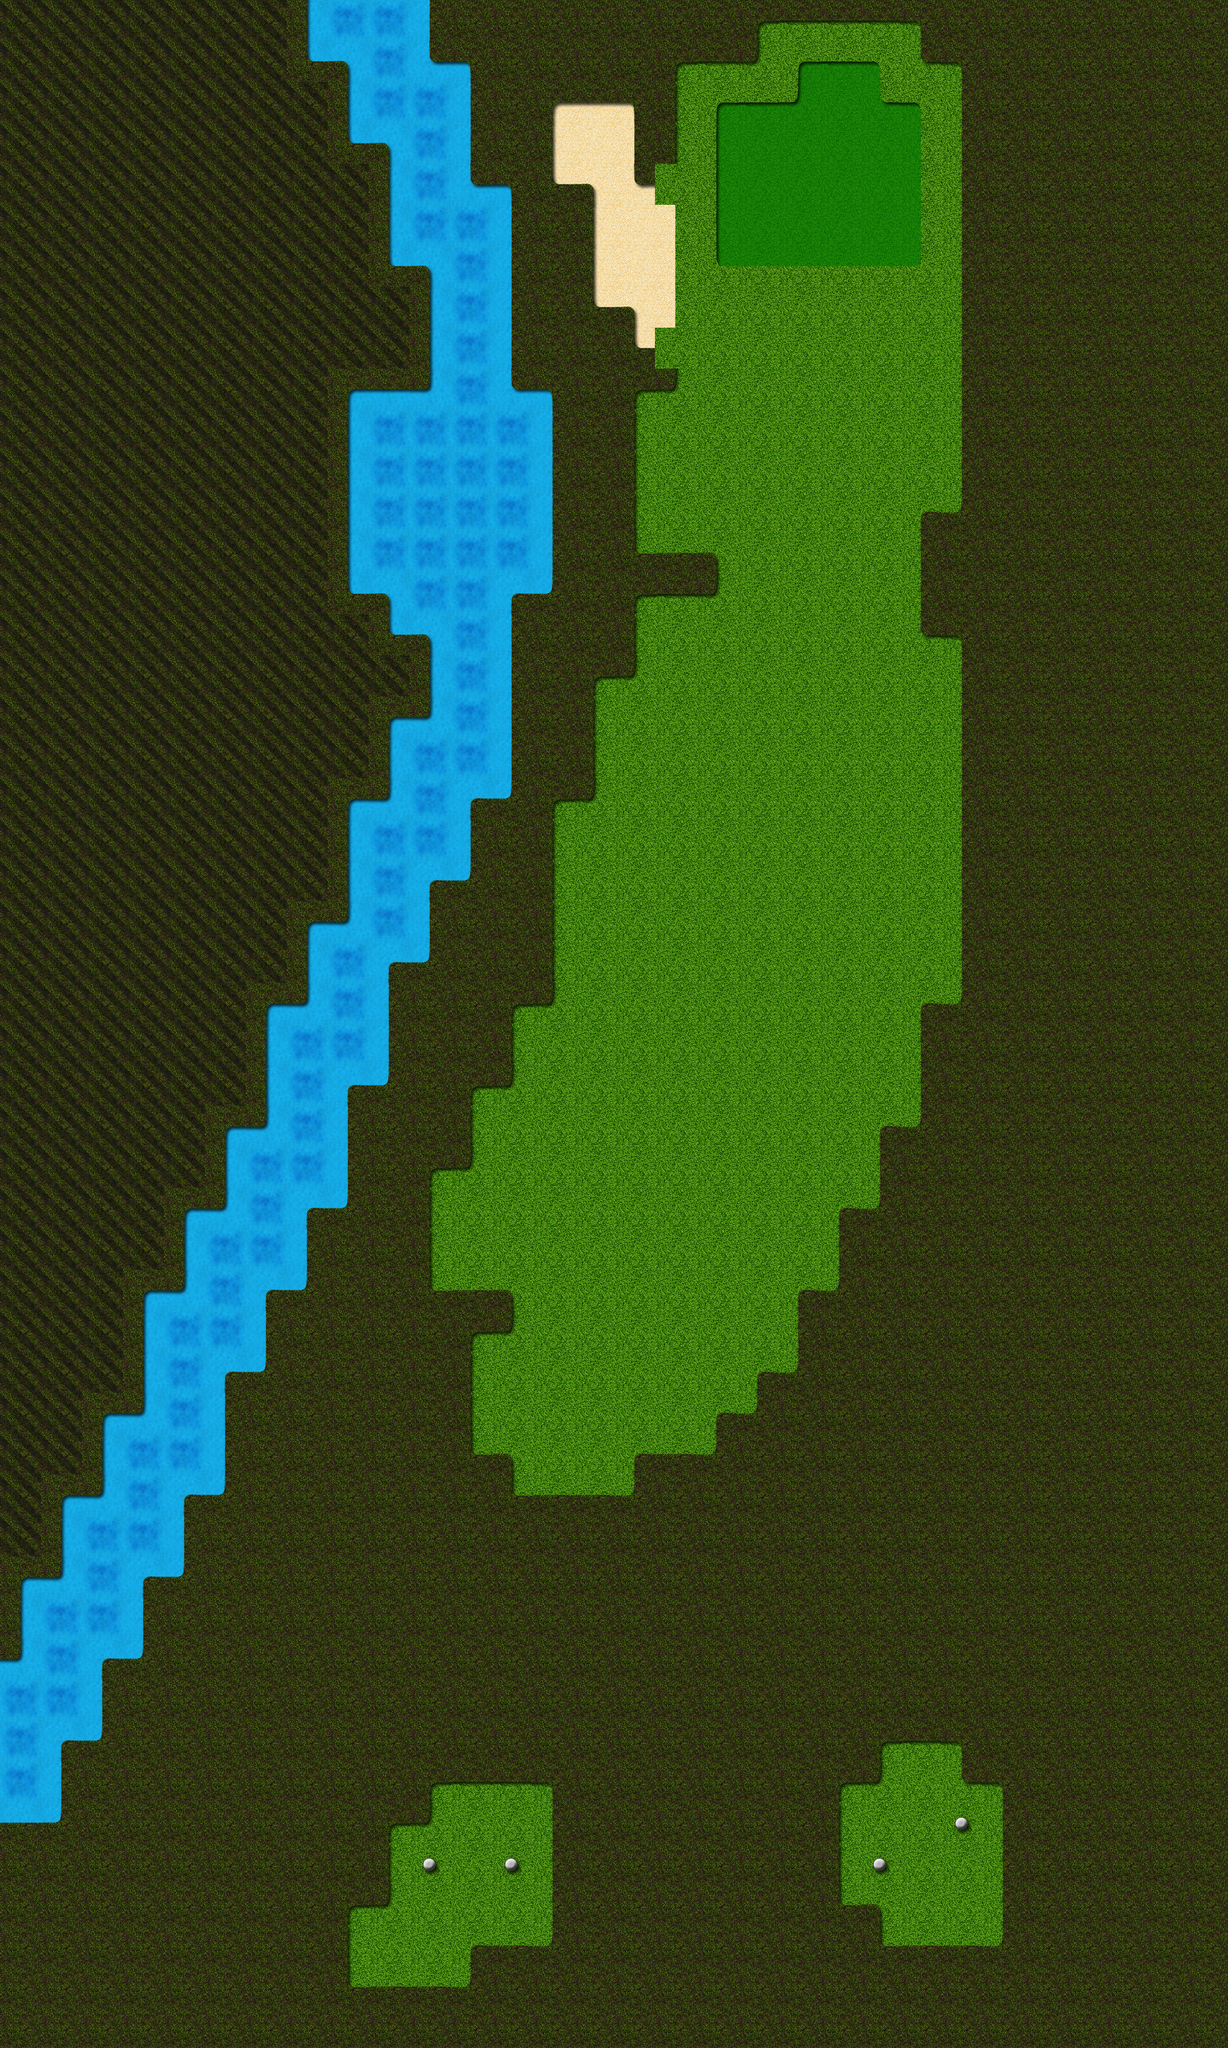

The image is a tile-based game level rendered from a .tmx file. Its description and source (layers, tilesets, objects; grid data summarised) follow:
An orthogonal 30x50 tile map with 64x64 px tiles, 1 tile layer (Tile Layer 1), 2 tilesets and 34 objects (Hole, Tee).

<map version="1.0" orientation="orthogonal" width="30" height="50" tilewidth="64" tileheight="64">
 <tileset firstgid="1" name="Golf" tilewidth="64" tileheight="64">
  <image source="tilemap.png" width="1024" height="1024" />
  <terraintypes>
   <terrain name="Rough" tile="0" />
   <terrain name="Fairway" tile="1" />
   <terrain name="Green" tile="16" />
   <terrain name="Bunker" tile="17" />
   <terrain name="Water" tile="19" />
  </terraintypes>
  <tile id="0" terrain="0,0,0,0" />
  <tile id="1" terrain="1,1,1,1" />
  <tile id="4" terrain="1,2,1,2" />
  <tile id="5" terrain="2,1,2,1" />
  <tile id="6" terrain="1,1,1,2" />
  <tile id="7" terrain="1,1,2,1" />
  <tile id="16" terrain="2,2,2,2" />
  <tile id="17" terrain="3,3,3,3" />
  <tile id="19" terrain="4,4,4,4" />
  <tile id="20" terrain="2,2,1,1" />
  <tile id="21" terrain="1,1,2,2" />
  <tile id="22" terrain="1,2,1,1" />
  <tile id="23" terrain="2,1,1,1" />
  <tile id="32" terrain="1,1,1,3" />
  <tile id="33" terrain="1,1,3,1" />
  <tile id="34" terrain="3,3,3,1" />
  <tile id="35" terrain="3,3,1,3" />
  <tile id="44" terrain="1,3,1,3" />
  <tile id="45" terrain="3,1,3,1" />
  <tile id="46" terrain="1,1,1,4" />
  <tile id="47" terrain="1,1,4,1" />
  <tile id="48" terrain="1,3,1,1" />
  <tile id="49" terrain="3,1,1,1" />
  <tile id="50" terrain="3,1,3,3" />
  <tile id="51" terrain="1,3,3,3" />
  <tile id="60" terrain="3,3,1,1" />
  <tile id="61" terrain="1,1,3,3" />
  <tile id="62" terrain="1,4,1,1" />
  <tile id="63" terrain="4,1,1,1" />
  <tile id="64" terrain="4,4,4,1" />
  <tile id="65" terrain="4,4,1,4" />
  <tile id="74" terrain="1,4,1,4" />
  <tile id="75" terrain="4,1,4,1" />
  <tile id="76" terrain="0,0,0,1" />
  <tile id="77" terrain="0,0,1,0" />
  <tile id="78" terrain="1,1,1,0" />
  <tile id="79" terrain="1,1,0,1" />
  <tile id="80" terrain="4,1,4,4" />
  <tile id="81" terrain="1,4,4,4" />
  <tile id="90" terrain="4,4,1,1" />
  <tile id="91" terrain="1,1,4,4" />
  <tile id="92" terrain="0,1,0,0" />
  <tile id="93" terrain="1,0,0,0" />
  <tile id="94" terrain="1,0,1,1" />
  <tile id="95" terrain="0,1,1,1" />
  <tile id="104" terrain="0,1,0,1" />
  <tile id="105" terrain="1,0,1,0" />
  <tile id="106" terrain="3,3,3,0" />
  <tile id="107" terrain="3,3,0,3" />
  <tile id="108" terrain="0,0,0,3" />
  <tile id="109" terrain="0,0,3,0" />
  <tile id="120" terrain="1,1,0,0" />
  <tile id="121" terrain="0,0,1,1" />
  <tile id="122" terrain="3,0,3,3" />
  <tile id="123" terrain="0,3,3,3" />
  <tile id="124" terrain="0,3,0,0" />
  <tile id="125" terrain="3,0,0,0" />
  <tile id="134" terrain="0,3,0,3" />
  <tile id="135" terrain="3,0,3,0" />
  <tile id="136" terrain="0,0,0,4" />
  <tile id="137" terrain="0,0,4,0" />
  <tile id="138" terrain="4,4,4,0" />
  <tile id="139" terrain="4,4,0,4" />
  <tile id="150" terrain="3,3,0,0" />
  <tile id="151" terrain="0,0,3,3" />
  <tile id="152" terrain="0,4,0,0" />
  <tile id="153" terrain="4,0,0,0" />
  <tile id="154" terrain="4,0,4,4" />
  <tile id="155" terrain="0,4,4,4" />
  <tile id="164" terrain="0,4,0,4" />
  <tile id="165" terrain="4,0,4,0" />
  <tile id="166" terrain="2,2,2,1" />
  <tile id="167" terrain="2,2,1,2" />
  <tile id="180" terrain="4,4,0,0" />
  <tile id="181" terrain="0,0,4,4" />
  <tile id="182" terrain="2,1,2,2" />
  <tile id="183" terrain="1,2,2,2" />
 </tileset>
 <tileset firstgid="257" name="Trees" tilewidth="256" tileheight="256">
  <image source="tree_tiles.png" width="512" height="512" />
 </tileset>
 <layer name="Tile Layer 1" width="30" height="50">
  <data>[1500 cells, 1500 non-empty, 50 distinct tile ids]</data>
 </layer>
 <objectgroup name="Object Layer 1" width="30" height="50">
  <object name="Hole" x="1258" y="225">
   <ellipse />
  </object>
  <object name="Tee" x="745" y="2928">
   <ellipse />
  </object>
 </objectgroup>
 <objectgroup name="Object Layer 2" width="30" height="50">
  <object gid="257" x="8" y="355" />
  <object gid="257" x="193" y="443" />
  <object gid="257" x="148" y="922" />
  <object gid="257" x="281" y="1155" />
  <object gid="257" x="57" y="1583" />
  <object gid="257" x="1566" y="2573" />
  <object gid="257" x="1645" y="1961" />
  <object gid="257" x="1708" y="1283" />
  <object gid="257" x="1560" y="464" />
  <object gid="257" x="-55" y="2134" />
  <object gid="258" x="75" y="1889" />
  <object gid="258" x="51" y="1310" />
  <object gid="258" x="257" y="1328" />
  <object gid="258" x="272" y="822" />
  <object gid="258" x="45" y="658" />
  <object gid="258" x="190" y="246" />
  <object gid="258" x="1730" y="270" />
  <object gid="258" x="1590" y="1240" />
  <object gid="258" x="1517" y="2301" />
  <object gid="259" x="1714" y="2331" />
  <object gid="259" x="1699" y="1064" />
  <object gid="259" x="1572" y="225" />
  <object gid="259" x="366" y="555" />
  <object gid="259" x="-25" y="183" />
  <object gid="259" x="11" y="964" />
  <object gid="259" x="178" y="1552" />
  <object gid="259" x="-76" y="1855" />
  <object gid="260" x="175" y="1740" />
  <object gid="260" x="-43" y="1455" />
  <object gid="260" x="163" y="1107" />
  <object gid="260" x="196" y="604" />
  <object gid="260" x="1727" y="576" />
 </objectgroup>
</map>